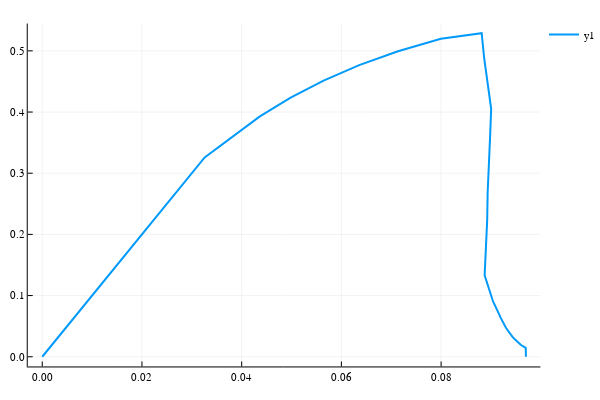

This figure's notebook cell:
### Markdown cell above
## X vs D (τ > 0)

### Code cell
plot((μs, Xs) ,lw =2)

### Figure 1 — Plotly figure (JSON) as saved in the notebook; plotly's stock layout.template omitted (floating-point values rounded to 4 significant figures)
{"data": [{"colorbar": {"title": ""}, "hoverinfo": "text", "legendgroup": "y1", "line": {"color": "rgba(0, 154, 250, 1.000)", "dash": "solid", "shape": "linear", "width": 2}, "mode": "lines", "name": "y1", "showlegend": true, "text": [null, null, null, null, null, null, null, null, null, null, null, null, null, null, null, null, null, null, null, null, null, null, null, null, null, null, null, null, null, null, null, null, null, null, null, null, null, null, null, null, null, null, null, null, null, null, null, null, null, null, null, null, null, null, null, null, null, null, null, null, null, null, null, null, null, null, null, null, null, null, null, null, null, null, null, null, null, null, null, null, null, null, null, null, null, null, null, null, null, null, null], "type": "scatter", "x": [0.09701, 0.09701, 0.09701, 0.09701, 0.09701, 0.09701, 0.09701, 0.09701, 0.09701, 0.09701, 0.09701, 0.09701, 0.09701, 0.09701, 0.09701, 0.09701, 0.09701, 0.09701, 0.09701, 0.09701, 0.09701, 0.09701, 0.09701, 0.09701, 0.09701, 0.09701, 0.09701, 0.09701, 0.09701, 0.09701, 0.09701, 0.09701, 0.09701, 0.09701, 0.09701, 0.09697, 0.09602, 0.09534, 0.09479, 0.09429, 0.09385, 0.09345, 0.09307, 0.09277, 0.09244, 0.09217, 0.09191, 0.09167, 0.09144, 0.09118, 0.09092, 0.09042, 0.08873, 0.08905, 0.08924, 0.08934, 0.08966, 0.08983, 0.09004, 0.08932, 0.08865, 0.08814, 0.07995, 0.07135, 0.06357, 0.05643, 0.04982, 0.04365, 0.03258, 0, 0, 0, 0, 0, 0, 0, 0, 0, 0, 0, 0, 0, 0, 0, 0, 0, 0, 0, 0, 0, 0], "xaxis": "x1", "y": [9.701e-05, 0.0001455, 0.000194, 0.0002425, 0.000291, 0.0003395, 0.0003881, 0.0004366, 0.0004851, 0.0005336, 0.0005821, 0.0006306, 0.0006791, 0.0007276, 0.0007761, 0.0008246, 0.0008731, 0.0009701, 0.001455, 0.00194, 0.002425, 0.00291, 0.003395, 0.003881, 0.004366, 0.004851, 0.005336, 0.005821, 0.006306, 0.006791, 0.007276, 0.007761, 0.008246, 0.008731, 0.009701, 0.01455, 0.0192, 0.02384, 0.02844, 0.033, 0.03754, 0.04205, 0.04654, 0.05102, 0.05546, 0.05991, 0.06434, 0.06876, 0.07315, 0.0775, 0.08183, 0.09042, 0.1331, 0.1781, 0.2231, 0.268, 0.3138, 0.3593, 0.4052, 0.4466, 0.4876, 0.5288, 0.5197, 0.4995, 0.4768, 0.4514, 0.4235, 0.3929, 0.3258, 0, 0, 0, 0, 0, 0, 0, 0, 0, 0, 0, 0, 0, 0, 0, 0, 0, 0, 0, 0, 0, 0], "yaxis": "y1"}], "layout": {"annotations": [], "height": 400, "legend": {"bgcolor": "rgba(255, 255, 255, 1.000)", "bordercolor": "rgba(0, 0, 0, 1.000)", "font": {"color": "rgba(0, 0, 0, 1.000)", "family": "sans-serif", "size": 11}, "tracegroupgap": 0, "x": 1, "y": 1}, "margin": {"b": 20, "l": 0, "r": 0, "t": 20}, "paper_bgcolor": "rgba(255, 255, 255, 1.000)", "plot_bgcolor": "rgba(255, 255, 255, 1.000)", "showlegend": true, "width": 600, "xaxis": {"anchor": "y1", "domain": [0.05101, 0.9934], "gridcolor": "rgba(0, 0, 0, 0.100)", "gridwidth": 0.5, "linecolor": "rgba(0, 0, 0, 1.000)", "mirror": false, "range": [-0.00291, 0.09992], "showgrid": true, "showline": true, "showticklabels": true, "tickangle": 0, "tickcolor": "rgb(0, 0, 0)", "tickfont": {"color": "rgba(0, 0, 0, 1.000)", "family": "sans-serif", "size": 11}, "tickmode": "array", "ticks": "inside", "ticktext": ["0.00", "0.02", "0.04", "0.06", "0.08"], "tickvals": [0, 0.02, 0.04, 0.06, 0.08], "title": "", "titlefont": {"color": "rgba(0, 0, 0, 1.000)", "family": "sans-serif", "size": 15}, "type": "-", "visible": true, "zeroline": false, "zerolinecolor": "rgba(0, 0, 0, 1.000)"}, "yaxis": {"anchor": "x1", "domain": [0.03762, 0.9902], "gridcolor": "rgba(0, 0, 0, 0.100)", "gridwidth": 0.5, "linecolor": "rgba(0, 0, 0, 1.000)", "mirror": false, "range": [-0.01586, 0.5447], "showgrid": true, "showline": true, "showticklabels": true, "tickangle": 0, "tickcolor": "rgb(0, 0, 0)", "tickfont": {"color": "rgba(0, 0, 0, 1.000)", "family": "sans-serif", "size": 11}, "tickmode": "array", "ticks": "inside", "ticktext": ["0.0", "0.1", "0.2", "0.3", "0.4", "0.5"], "tickvals": [0, 0.1, 0.2, 0.3, 0.4, 0.5], "title": "", "titlefont": {"color": "rgba(0, 0, 0, 1.000)", "family": "sans-serif", "size": 15}, "type": "-", "visible": true, "zeroline": false, "zerolinecolor": "rgba(0, 0, 0, 1.000)"}}}
